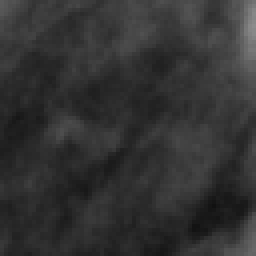
#> input picture Tarea 3/img/testing/class_0/X00_0173_004.png, 64 x 64 px, found by its file name (shown 4 times larger); its folder holds only this picture in this run
$ python main.py   (older library calls are emulated)
#> lines starting #> are read from the running program, lines starting #| are printed output that depends on the picture
### Tarea 3/apps/feature_extraction.py
mod = '''
1. Extracción de Características
'''

import os
import cv2
import pandas as pd
import matplotlib.pyplot as plt
import numpy as np
import json
from datetime import datetime

from utils.utils import getThresholdImgs, printImg
from utils.gabor import GaborFeatures
from utils.haralick import HaralickFeatures
from utils.lbp import LBPFeatures


# Rutina de creación del vector de nombres
classes = ['class_0', 'class_1', 'class_2']
feature_names = []
for channel in ('Red ', 'Green ', 'Blue '): # Para cada canal
    # LBP features
    feature_names += [channel + 'lpb' + str(i) for i in range(59)]

    # Haralick features
    for feature in ['contrast', 'dissimilarity', 'homogeneity', 'ASM', 'energy', 'correlation']:
        for dir in range(8):
            feature_names.append(channel + feature + f' dir{dir}')

    # Gabor features
    gabor = [channel + 'gabor_func' + str(i) for i in range(4)]
    for feature in gabor:
        feature_names.append(feature + ' mean')
        feature_names.append(feature + ' var')
        feature_names.append(feature + ' sum')


def FeatureComputator(img):
    '''
    Calcula el vector de característica por imagen
    '''

    # Obtenemos los umbrales de cada canal
    img_R, img_G, img_B = cv2.split(img)


    # FEATURE EXTRACTION

    # LBP features
    #   > 59 features por canal
    lbp_R = LBPFeatures(img_R)
    lbp_G = LBPFeatures(img_G)
    lbp_B = LBPFeatures(img_B)


    # Haralick features
    #   > 48 features por canal
    haralick_R = HaralickFeatures(img_R)
    haralick_G = HaralickFeatures(img_G)
    haralick_B = HaralickFeatures(img_B)


    # Gabor features
    #   > 12 features por canal
    gabor_R = GaborFeatures(img_R)
    gabor_G = GaborFeatures(img_G)
    gabor_B = GaborFeatures(img_B)


    # Features por canal
    features_R = np.concatenate((lbp_R, haralick_R, gabor_R))
    features_G = np.concatenate((lbp_G, haralick_G, gabor_G))
    features_B = np.concatenate((lbp_B, haralick_B, gabor_B))


    # Vector final de features, de lago (59 + 48 + 12)*3 = 357
    return np.concatenate((features_R, features_G, features_B)).tolist()


def FeatureExtractor(training_path='img/training',
                     testing_path='img/testing',
                     classes=classes):
        '''
        Genera el JSON de las características de cada imagen.
        Genera el objeto data.
        '''

        print('\nObteniendo las características ...')

        # Si ya se calcularon las características, sólo las consultamos
        existsData = os.listdir('data/')
        if 'patches_data.json' in existsData:
            print('Se encontraron características ya calculadas!')
            with open(os.path.join('data/', 'patches_data.json'), 'r') as file:
                return json.loads(file.read())

        # Si no se han calculado las características, lo hacemos
        print('Calculando las características de las imágenes:\n')
        data = {
            'feature_names': feature_names,
            'feature_values_train': [], # Valores de las features
            'labels_train': [],         # Etiqueta de la clase
            'files_train': [],          # Path de la imagen
            'feature_values_test': [],  # Valores de las features
            'labels_test': [],          # Etiqueta de la clase
            'files_test': []            # Path de la imagen
        }

        labels = {
            'class_0': 0,
            'class_1': 1,
            'class_2': 2
        }

        start = datetime.now()
        i = 1
        for _class in classes:

            # Características de las imágenes de training
            dir_path = os.listdir(os.path.join(training_path, _class))
            for img in dir_path:

                img_path = os.path.join(training_path, _class, img)
                img = cv2.imread(img_path)

                print(f'Procesando {img_path}, imagen número {i}/6300', end='\r')

                # Calculamos el vector de características
                features = FeatureComputator(img)
                # Etiqueta de la muestra
                label = labels[_class]

                data['feature_values_train'].append(features)
                data['labels_train'].append(label)
                data['files_train'].append(img_path)
                i += 1

            # Características de las imágenes de testing
            dir_path = os.listdir(os.path.join(testing_path, _class))
            for img in dir_path:

                img_path = os.path.join(testing_path, _class, img)
                img = cv2.imread(img_path)
                print(f'Procesando {img_path}, imagen número {i}/6300', end='\r')

                # Calculamos el vector de características
                features = FeatureComputator(img)
                # Etiqueta de la muestra
                label = labels[_class]

                data['feature_values_test'].append(features)
                data['labels_test'].append(label)
                data['files_test'].append(img_path)
                i += 1

        # Finalmente guardamos los datos en un archivo
        with open('data/patches_data.json', 'w') as json_file:
            json_file.write(json.dumps(data))

        # En mi máquina se demoró 38:40.71 minutos
        print('Tiempo tomado por la extracción: ', datetime.now() - start)

        return data


# [2 lines that do not run on import are left out]

### Tarea 3/utils/lbp.py
import numpy as np
from utils.utils import getThresholdImgs, printImg
from skimage.feature import local_binary_pattern


'''
Módulo inspirado en el código expuesto en:
https://scikit-image.org/docs/dev/auto_examples/features_detection/plot_local_binary_pattern.html
'''


def LBPFeatures(img):
    patterns = local_binary_pattern(img, P=8, R=1, method='nri_uniform')
    n_bins = 59
    hist, _ = np.histogram(patterns.ravel(), density=True, bins=n_bins, range=(0, n_bins))

    return hist

### Tarea 3/utils/haralick.py
import numpy as np
from utils.utils import getThresholdImgs, printImg
from skimage.feature import greycomatrix, greycoprops


def HaralickFeatures(img, directions=8):
    angles = [i*np.pi/directions for i in range(directions)]
    result = greycomatrix(img, [1], angles, symmetric=True, levels=img.max()+1)

    contrast = greycoprops(result, 'contrast')[0]
    dissimilarity = greycoprops(result, 'dissimilarity')[0]
    homogeneity = greycoprops(result, 'homogeneity')[0]
    ASM = greycoprops(result, 'ASM')[0]
    energy = greycoprops(result, 'energy')[0]
    correlation = greycoprops(result, 'correlation')[0]

    return np.concatenate((contrast, dissimilarity, homogeneity, ASM, energy, correlation))

### Tarea 3/utils/gabor.py
import matplotlib.pyplot as plt
import numpy as np
from scipy import ndimage as ndi
import cv2

from skimage import data
from skimage.util import img_as_float
from skimage.filters import gabor_kernel
import matplotlib.pyplot as plt


'''
Módulo inspirado en el código expuesto en:
https://scikit-image.org/docs/0.12.x/auto_examples/features_detection/plot_gabor.html
'''


def GaborFunctions(sigma, frequency, angles):
    kernels = []
    for theta in range(angles):
        theta = theta / angles * np.pi
        kernel = np.real(gabor_kernel(frequency, theta=theta,
                                      sigma_x=sigma, sigma_y=sigma))
        kernels.append(kernel)

    return kernels


def GaborFeatures(img, sigma=5, frequency=.25, angles=4):
    kernels = GaborFunctions(sigma, frequency, angles)

    feats = np.zeros((3*len(kernels)), dtype=np.double)
    for k, kernel in enumerate(kernels):
        filtered = ndi.convolve(img, kernel, mode='wrap')
        feats[3*k] = filtered.mean()
        feats[3*k + 1] = filtered.var()
        feats[3*k + 2] = filtered.sum()

    return feats


# [7 lines left out: function showKernels, not called in this run]


# [2 lines that do not run on import are left out]

### Tarea 3/main.py

import numpy as np
import json

from apps.feature_extraction import FeatureExtractor
from apps.statistics import getStatistics
import apps.classifier1_strategies as c1
import apps.classifier2_strategies as c2
from utils.utils import saveJson

'''
Distribución de Clases:

    class_0 -> Normal
    class_1 -> Neumonia
    class_2 -> COVID19
'''
CLASSES = ['class_0', 'class_1', 'class_2']


def main():
    '''
    Desarrollo de el flujo del programa de reconocimiento de paredes rayadas

    La metodología utilizada es la que se describe en:
    https://github.com/domingomery/patrones/blob/master/clases/Cap03_Seleccion_de_Caracteristicas/presentations/PAT03_GeneralSchema.pdf
    '''

    # Variables que controlan el flujo

    GUARDAR_RESULTADOS = True
    RODRIGO_SE_SACARA_UN_SIETE = True

    # Paso 1: Extracción de características
    #   > 357 características por imagen
    features = FeatureExtractor(classes=CLASSES)
#> in FeatureExtractor, img is the input picture: shape (64, 64, 3); min 17, max 140, mean 50.6
#> in LBPFeatures, `patterns = local_binary_pattern(img, P=8, R=1, method='nri_uniform')`:
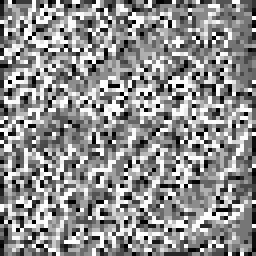
#> patterns: shape (64, 64) float64 (shown 4 times larger); min 0, max 58, mean 32.6; drawn with min black and max white
#> in LBPFeatures, `hist, _ = np.histogram(patterns.ravel(), density=True, bins=n_bins, ra..`: hist = 59 values, max 0.0962 at index 58, min 0.000977 at index 2, mean 0.0169
#> in FeatureComputator, `lbp_R = LBPFeatures(img_R)`: lbp_R has the same summary as hist in LBPFeatures
#> in FeatureComputator, `lbp_G = LBPFeatures(img_G)`: lbp_G has the same summary as hist in LBPFeatures
#> in FeatureComputator, `lbp_B = LBPFeatures(img_B)`: lbp_B has the same summary as hist in LBPFeatures
#> in HaralickFeatures, `contrast = greycoprops(result, 'contrast')[0]`: contrast = [19.68, 19.68, 36.94, 15.31, 15.31, 15.31, 22.88, 19.68]
#> in HaralickFeatures, `dissimilarity = greycoprops(result, 'dissimilarity')[0]`: dissimilarity = [3.42, 3.42, 4.65, 3.03, 3.03, 3.03, 3.7, 3.42]
#> in HaralickFeatures, `homogeneity = greycoprops(result, 'homogeneity')[0]`: homogeneity = [0.256, 0.256, 0.205, 0.284, 0.284, 0.284, 0.245, 0.256]
#> in HaralickFeatures, `ASM = greycoprops(result, 'ASM')[0]`: ASM = [0.00225, 0.00225, 0.00172, 0.00244, 0.00244, 0.00244, 0.00212, 0.00225]
#> in HaralickFeatures, `energy = greycoprops(result, 'energy')[0]`: energy = [0.0474, 0.0474, 0.0415, 0.0494, 0.0494, 0.0494, 0.0461, 0.0474]
#> in HaralickFeatures, `correlation = greycoprops(result, 'correlation')[0]`: correlation = [0.953, 0.953, 0.911, 0.965, 0.965, 0.965, 0.945, 0.953]
#> in FeatureComputator, `haralick_R = HaralickFeatures(img_R)`: haralick_R = 48 values, max 36.94 at index 2, min 0.00172 at index 26, mean 4.22
#> in FeatureComputator, `haralick_G = HaralickFeatures(img_G)`: haralick_G has the same summary as haralick_R
#> in FeatureComputator, `haralick_B = HaralickFeatures(img_B)`: haralick_B has the same summary as haralick_R
#> the loop in GaborFeatures, `for k, kernel in enumerate(kernels):` made 4 passes
#> pass 1, in GaborFeatures, `filtered = ndi.convolve(img, kernel, mode='wrap')`:
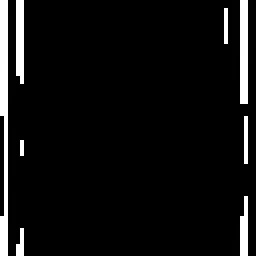
#> filtered: shape (64, 64) (shown 4 times larger); min 0, max 255, mean 15.9
#> pass 3, in GaborFeatures, `filtered = ndi.convolve(img, kernel, mode='wrap')`:
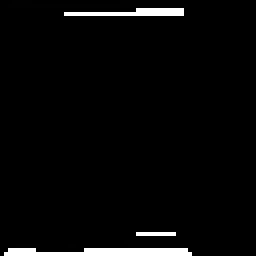
#> filtered: shape (64, 64) (shown 4 times larger); min 0, max 255, mean 8.2
#> after the loop in GaborFeatures, `for k, kernel in enumerate(kernels):`: feats = [15.93, 3789.3, 65249, 0, 0, 0, 8.24, 2027.6, 33762, 0, 0, 0]
#> in FeatureComputator, `gabor_R = GaborFeatures(img_R)`: gabor_R has the same summary as feats in GaborFeatures
#> in FeatureComputator, `gabor_G = GaborFeatures(img_G)`: gabor_G has the same summary as feats in GaborFeatures
#> in FeatureComputator, `gabor_B = GaborFeatures(img_B)`: gabor_B has the same summary as feats in GaborFeatures
#> in FeatureComputator, `features_R = np.concatenate((lbp_R, haralick_R, gabor_R))`: features_R = 119 values, max 65249 at index 109, min 0 at index 110, mean 882.8
#> in FeatureComputator, `features_G = np.concatenate((lbp_G, haralick_G, gabor_G))`: features_G has the same summary as features_R
#> in FeatureComputator, `features_B = np.concatenate((lbp_B, haralick_B, gabor_B))`: features_B has the same summary as features_R
#> in FeatureExtractor, `features = FeatureComputator(img)`: features = 357 values, max 65249 at index 109, min 0 at index 110, mean 882.8


    # Paso 2: Definición de datos training - testing
    #   > Training: 5040 x 357
    #   > Testing: 1260 x 357
    X_train, labels_train = features['feature_values_train'], features['labels_train']
    X_test,  labels_test  = features['feature_values_test'],  features['labels_test']

    X_train, labels_train = np.array(X_train), np.array(labels_train)
    X_test,  labels_test  = np.array(X_test),  np.array(labels_test)

    # Ejecución de las estrategias para el clasificador número 1
    classifier1 = {
        'strategy01': c1.strategy01(X_train, labels_train, X_test, labels_test),
        'strategy02': c1.strategy02(X_train, labels_train, X_test, labels_test),
        'strategy03': c1.strategy03(X_train, labels_train, X_test, labels_test),
        'strategy04': c1.strategy04(X_train, labels_train, X_test, labels_test),
        'strategy05': c1.strategy05(X_train, labels_train, X_test, labels_test),
    }
    print(json.dumps(classifier1, indent=2))


    # Ejecución de las estrategias para el clasificador número 2

    groups = c2.compute_groups() # Objeto que ordena los patches por muestra, para su procesamiento en conjunto
    classifier2 = {
        'strategy01': c2.strategy01(X_train, labels_train, X_test, labels_test, groups),
        'strategy02': c2.strategy02(X_train, labels_train, X_test, labels_test, groups),
        'strategy03': c2.strategy03(X_train, labels_train, X_test, labels_test, groups),
        'strategy04': c2.strategy04(X_train, labels_train, X_test, labels_test, groups),
        'strategy05': c2.strategy05(X_train, labels_train, X_test, labels_test, groups)
    }
    print(json.dumps(classifier2, indent=2))

    if GUARDAR_RESULTADOS:
        # Guardamos los resutlados
        saveJson('results',{
            'classifier1': classifier1,
            'classifier2': classifier2
        })

    getStatistics(X_train, labels_train, X_test, labels_test, groups)


if __name__ == '__main__':
#> (the run stopped early here; a loop or call above may not have finished)
